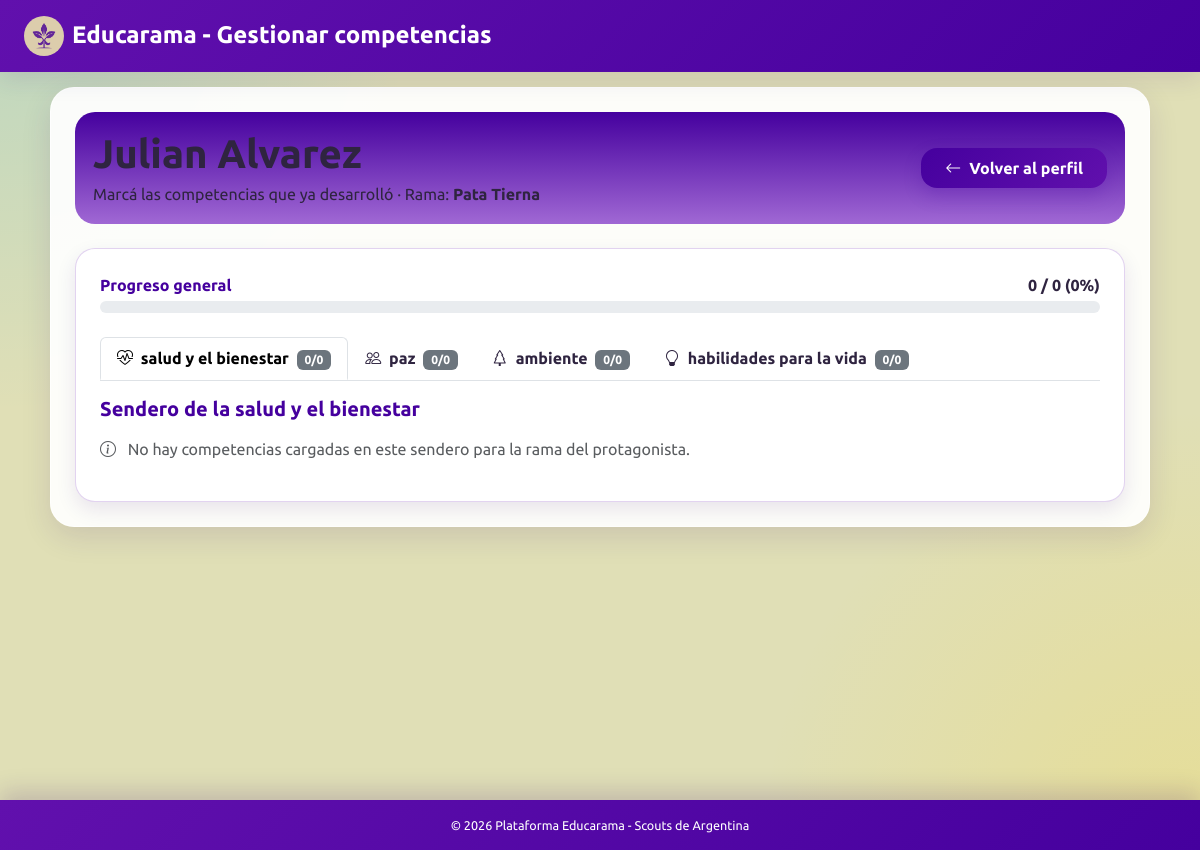
The page /views/pages/gestionar_competencias.php?id=1 (signed in) on the database its author committed.
### tables this page shows
CREATE TABLE `protagonista` (
  `id` int(11) NOT NULL,
  `promesa` tinyint(1) DEFAULT NULL,
  `id_persona` int(11) NOT NULL,
  `id_rama` int(11) NOT NULL,
  `id_patrulla` int(11) DEFAULT NULL,
  `anio_ingreso` int(11) DEFAULT NULL
);

CREATE TABLE `persona` (
  `id` int(11) NOT NULL,
  `dni` int(11) NOT NULL,
  `nombre` varchar(100) DEFAULT NULL,
  `apellido` varchar(100) DEFAULT NULL,
  `fecha_nacimiento` date DEFAULT NULL
);

CREATE TABLE `rama` (
  `id` int(11) NOT NULL,
  `nombre` varchar(100) DEFAULT NULL,
  `id_grupo` int(11) NOT NULL,
  `id_rama` int(11) NOT NULL
);

CREATE TABLE `sendero` (
  `id` int(11) NOT NULL,
  `tipo` varchar(100) DEFAULT NULL
);

### src/Datos/Database.php (called while the page is built)
<?php
class Database {
    private static ?PDO $conexion = null;
    public static function getConexion(): PDO {
        if (self::$conexion === null) {
            $host = 'localhost';
            $db   = 'educarama';
            $user = 'root';
            $pass = '';
            $charset = 'utf8mb4';
            $dsn = "mysql:host=$host;dbname=$db;charset=$charset";
            try {
                self::$conexion = new PDO($dsn, $user, $pass, [
                    PDO::ATTR_ERRMODE            => PDO::ERRMODE_EXCEPTION,
                    PDO::ATTR_DEFAULT_FETCH_MODE => PDO::FETCH_ASSOC,
                    PDO::ATTR_EMULATE_PREPARES   => false,
                ]);
            } catch (Throwable $e) {
                http_response_code(500);
                die(json_encode([
                    "status" => "error",
                    "message" => "Error fatal de conexión a la Base de Datos: " . $e->getMessage()
                ]));
            }
        }
        return self::$conexion;
    }
}

### src/Controladores/ProtagonistaController.php (called while the page is built, shortened)
<?php
require_once __DIR__ . '/../Datos/Database.php';
require_once __DIR__ . '/../Datos/ProtagonistaRepository.php';
require_once __DIR__ . '/../Servicios/ProtagonistaService.php';
class ProtagonistaController
{
    private ProtagonistaService $servicio;
    public function __construct()
    {
        $this->conexion = Database::getConexion();
        $personaRepository = new PersonaRepository($this->conexion);
        $protagonistaRepository = new ProtagonistaRepository($this->conexion);
        $this->servicio = new ProtagonistaService(
            $this->conexion,
            $personaRepository,
            $protagonistaRepository
        );
    }
    public function obtenerPerfilDesdeUrl(): ?array
    {
        return $this->servicio->obtenerPerfil((int) $_GET['id']);
    }
}

### src/Servicios/ProtagonistaService.php (called while the page is built, shortened)
<?php
class ProtagonistaService
{
    private ProtagonistaRepository $protagonistaRepository;
    public function __construct(
        PDO $conexion,
        PersonaRepository $personaRepository,
        ProtagonistaRepository $protagonistaRepository
    ) {
        $this->protagonistaRepository = $protagonistaRepository;
    }
    public function obtenerPerfil(int $id): ?array
    {
        return $this->protagonistaRepository->obtenerPerfilPorId($id);
    }
}

### src/Datos/ProtagonistaRepository.php (called while the page is built, shortened)
<?php
class ProtagonistaRepository
{
    private PDO $conexion;
    public function __construct(PDO $conexion)
    {
        $this->conexion = $conexion;
    }
    public function obtenerPerfilPorId(int $id): ?array
    {
        $stmt = $this->conexion->prepare("
            SELECT
                p.id,
                p.promesa,
                p.anio_ingreso,
                p.id_persona,
                p.id_rama,
                p.id_patrulla,
                per.nombre,
                per.apellido,
                per.fecha_nacimiento,
                per.dni,
                r.nombre AS rama,
                pa.nombre AS patrulla
            FROM protagonista p
            INNER JOIN persona per ON p.id_persona = per.id
            LEFT JOIN rama r ON p.id_rama = r.id
            LEFT JOIN patrulla pa ON p.id_patrulla = pa.id
            WHERE p.id = :id
        ");
        $stmt->execute([':id' => $id]);
        $protagonista = $stmt->fetch(PDO::FETCH_ASSOC);
        return $protagonista ?: null;
    }
}

### src/Helpers/RamaHelper.php (called while the page is built)
<?php
if (!function_exists('claseRama')) {
    function claseRama($idCategoria): string
    {
        return match ((int) $idCategoria) {
            1 => 'rama-manada',
            2 => 'rama-unidad',
            3 => 'rama-caminantes',
            4 => 'rama-rover',
            default => '',
        };
    }
}

### src/Datos/CompetenciaRepository.php (called while the page is built, shortened)
<?php
require_once __DIR__ . '/Database.php';
class CompetenciaRepository {
    private PDO $conexion;
    public function __construct() {
        $this->conexion = Database::getConexion();
    }
    public function obtenerSenderos(): array {
        $stmt = $this->conexion->query("SELECT id, tipo FROM sendero ORDER BY id");
        return $stmt->fetchAll();
    }
}
?>

### views/pages/gestionar_competencias.php (the view, shortened to what this page needs)
<?php
require_once __DIR__ . '/../../src/Controladores/ProtagonistaController.php';
require_once __DIR__ . '/../../src/Datos/CompetenciaRepository.php';
require_once __DIR__ . '/../../src/Helpers/RamaHelper.php';
$controlador  = new ProtagonistaController();
$protagonista = $controlador->obtenerPerfilDesdeUrl();
$senderos = [];
$competenciasPorSendero = [];
try {
    $repo     = new CompetenciaRepository();
    $senderos = $repo->obtenerSenderos();
} catch (Throwable $e) {
    $error = "No se pudieron cargar las competencias: " . $e->getMessage();
}
$totalGeneral = 0;
$logradasGeneral = 0;
$porcentaje = $totalGeneral > 0 ? (int) round($logradasGeneral * 100 / $totalGeneral) : 0;
$iconosSendero = [
    1 => 'bi-heart-pulse',
    2 => 'bi-people',
    3 => 'bi-tree',
    4 => 'bi-lightbulb',
];
$claseRama = claseRama($protagonista['id_categoria_rama'] ?? null);
?>
<!DOCTYPE html>
<html lang="es">
<head>
    <link href="https://cdn.jsdelivr.net/npm/bootstrap@5.3.0/dist/css/bootstrap.min.css" rel="stylesheet">
    <link rel="stylesheet" href="https://cdnjs.cloudflare.com/ajax/libs/bootstrap-icons/1.10.5/font/bootstrap-icons.min.css">
    <link rel="stylesheet" href="/Educarama/public/css/styles.css?v=1.5">
</head>
<body class="<?= $claseRama ?>">
<?php include __DIR__ . '/includes/barra_superior.php'; ?>
<div class="main-content-wrapper without-sidebar">
    <div class="container contenedor-principal p-4">
        <div class="barra-superior-inst mb-4 d-flex justify-content-between align-items-center flex-wrap gap-3">
            <div>
                <h1 class="fw-bold mb-1">
                    <?= htmlspecialchars($protagonista['nombre']) ?> <?= htmlspecialchars($protagonista['apellido']) ?>
                </h1>
                <p class="mb-0">
                    Marcá las competencias que ya desarrolló
                    <?php if (!empty($protagonista['rama'])): ?>
                        · Rama: <strong><?= htmlspecialchars($protagonista['rama']) ?></strong>
                    <?php endif; ?>
                </p>
            </div>
            <a href="/Educarama/views/pages/perfil_protagonista.php?id=<?= (int) $protagonista['id'] ?>"
               class="boton-primario px-4 py-2 fw-bold text-decoration-none">
                <i class="bi bi-arrow-left me-2"></i>Volver al perfil
            </a>
        </div>
        <div class="tarjeta-blanca-borde p-4">
            <div class="mb-4">
                <div class="d-flex justify-content-between align-items-center mb-1">
                    <span class="fw-bold texto-violeta">Progreso general</span>
                    <span class="fw-bold">
                        <span id="logradasGeneral"><?= $logradasGeneral ?></span> /
                        <span id="totalGeneral"><?= $totalGeneral ?></span>
                        (<span id="porcentajeGeneral"><?= $porcentaje ?></span>%)
                    </span>
                </div>
                <div class="progress" role="progressbar" aria-label="Progreso general de competencias" style="height: 12px;">
                </div>
            </div>
            <?php if (empty($senderos)): ?>
                <p class="text-muted mb-0">No hay senderos cargados.</p>
            <?php else: ?>
            <ul class="nav nav-tabs tabs-competencias scroll-tabs mb-3" id="tabsSenderos" role="tablist">
                <?php foreach ($senderos as $i => $s):
                    $idS    = (int) $s['id'];
                    $lista  = $competenciasPorSendero[$idS] ?? [];
                    $logr   = count(array_filter($lista, fn($c) => (int) $c['desarrollada'] === 1));
                    $icono  = $iconosSendero[$idS] ?? 'bi-award';
                ?>
                    <li class="nav-item" role="presentation">
                        <button class="nav-link <?= $i === 0 ? 'active' : '' ?>"
                                id="tab-<?= $idS ?>"
                                data-bs-toggle="tab"
                                data-bs-target="#panel-<?= $idS ?>"
                                type="button" role="tab"
                                aria-controls="panel-<?= $idS ?>"
                                aria-selected="<?= $i === 0 ? 'true' : 'false' ?>">
                            <i class="bi <?= $icono ?> me-1"></i>
                            <?= htmlspecialchars(preg_replace('/^Sendero (de la |del |de las |de los )?/i', '', $s['tipo'])) ?>
                            <span class="badge bg-secondary ms-1" data-badge-sendero="<?= $idS ?>">
                                <span data-logradas-sendero="<?= $idS ?>"><?= $logr ?></span>/<?= count($lista) ?>
                            </span>
                        </button>
                    </li>
                <?php endforeach; ?>
            </ul>
            <div class="tab-content" id="contenidoSenderos">
                <?php foreach ($senderos as $i => $s):
                    $idS   = (int) $s['id'];
                    $lista = $competenciasPorSendero[$idS] ?? [];
                ?>
                    <div class="tab-pane fade <?= $i === 0 ? 'show active' : '' ?>"
                         id="panel-<?= $idS ?>" role="tabpanel"
                         aria-labelledby="tab-<?= $idS ?>" tabindex="0">
                        <h2 class="h5 texto-violeta fw-bold mb-3"><?= htmlspecialchars($s['tipo']) ?></h2>
                        <?php if (empty($lista)): ?>
                            <p class="text-muted">
                                <i class="bi bi-info-circle me-2"></i>
                                No hay competencias cargadas en este sendero para la rama del protagonista.
                            </p>
                        <?php endif; ?>
                    </div>
                <?php endforeach; ?>
            </div>
            <?php endif; ?>
        </div>
    </div>
</div>
<?php include __DIR__ . '/includes/barra_inferior.php'; ?>
</body>
</html>

### public/css/styles.css (style rules this page uses)
:root { --celeste-inst: #00aaf2; --violeta-primario: #45009e; --violeta-secundario: #a068d4; --violeta-oscuro: #320071; --orquidea-bordes: #6110ad; --lila-cards: #b85bee; --beige-fondo: #e0dfb6; --blanco: #ffffff; --texto-principal: #2f2440; --texto-suave: #6f647c; --borde-suave: rgba(97, 16, 173, 0.18); --sombra-suave: 0 10px 30px rgba(50, 0, 113, 0.12); --sombra-card: 0 8px 20px rgba(50, 0, 113, 0.1); --scout-amarillo: hsl(50, 98%, 54%); --scout-verde: #00a651; --scout-celeste: #00aaf2; --scout-rojo: #e30613; --scout-amarillo-claro: #fef4b8; --scout-verde-claro: #b3e8cb; --scout-celeste-claro: #b3e6fa; --scout-rojo-claro: #f9b2b6; --rama-primario: var(--violeta-primario); --rama-secundario: var(--violeta-secundario); --sidebar-width: 220px; --sidebar-mobile-width: 68px; --navbar-height: 72px; --footer-height: 50px; }
* { box-sizing: border-box; }
html, body { min-height: 100%; }
body { margin: 0; font-family: "Ubuntu", "Segoe UI", Tahoma, Geneva, Verdana, sans-serif; font-weight: 400; color: var(--texto-principal); background: radial-gradient( circle at top left, rgba(0, 170, 242, 0.16), transparent 28% ), radial-gradient( circle at bottom right, rgba(253, 214, 23, 0.2), transparent 30% ), var(--beige-fondo); }
h1, h2, h3, h4, h5, h6 { font-family: "Ubuntu", sans-serif; font-weight: 700; }
.texto-violeta { color: var(--violeta-primario); }
.main-content-wrapper { padding: calc(var(--navbar-height) + 15px) 24px calc(var(--footer-height) + 40px); min-height: 100vh; margin-left: var(--sidebar-width); }
.main-content-wrapper.without-sidebar { margin-left: 0; }
.contenedor-principal { background: rgba(255, 255, 255, 0.92); border-radius: 24px; box-shadow: var(--sombra-suave); border: 1px solid rgba(255, 255, 255, 0.7); max-width: 1100px; }
.barra-superior-inst { background: linear-gradient( 180deg, var(--rama-primario), var(--rama-secundario) ); padding: 18px; border-radius: 20px; box-shadow: var(--borde-suave); }
.tarjeta-blanca-borde { background-color: #ffffff; border: 1px solid var(--borde-suave); border-radius: 20px; box-shadow: var(--sombra-card); }
.boton-primario { background: linear-gradient( 135deg, var(--violeta-primario), var(--orquidea-bordes) ); color: white; border: none; border-radius: 16px; transition: all 0.22s ease; box-shadow: 0 8px 18px rgba(69, 0, 158, 0.22); }

### views/pages/gestionar_competencias.php (style rules this page uses)
.tabs-competencias .nav-link { color: inherit; font-weight: 700; white-space: nowrap; }
.tabs-competencias .nav-link.active { border-bottom-width: 3px; }
.scroll-tabs { overflow-x: auto; flex-wrap: nowrap; }

### rows shown on the page
protagonista: persona.nombre "Julian", persona.apellido "Alvarez", id_rama.nombre "Pata Tierna"
sendero: tipo "salud y el bienestar", id "0", tipo "Sendero de la salud y el bienestar"
sendero: tipo "paz", id "0"
sendero: tipo "ambiente", id "0"
sendero: tipo "habilidades para la vida", id "0"

### other values the page prints
$tituloPagina "Gestionar competencias"
$logradasGeneral "0"
$totalGeneral "0"
$porcentaje "0"
